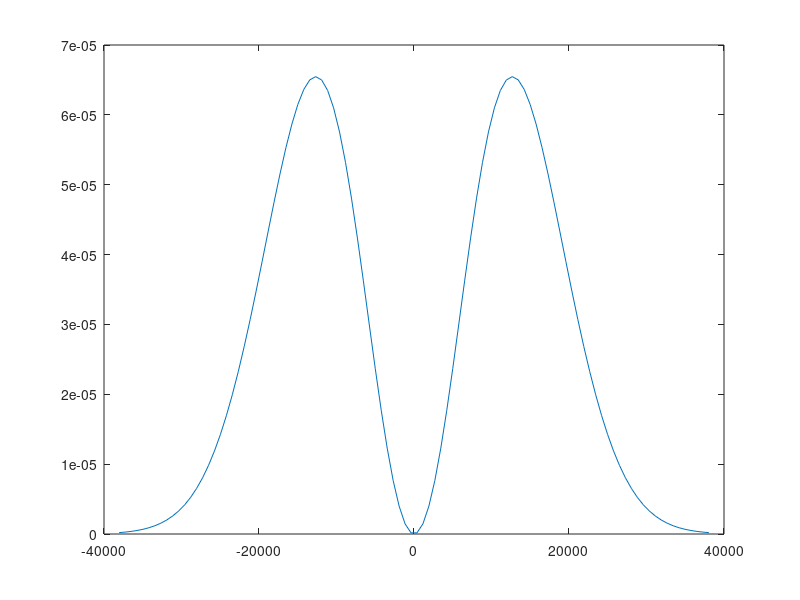

MATLAB code for this plot: (Note: this script raises an error after producing the figure.)
close all
clear all

nP=1e6;
z0=0.1;
z1=0.2;
x0 = -0.02;
x1= 0.02;
x = (x1-x0)*rand(1,nP)+x0;
z = (z1-z0)*rand(1,nP)+z0;
y = 0.0*ones(1,nP);
T=10;
m=12;

vTh = sqrt(2*T*1.602e-19/m/1.66e-27);
k = 1.38e-23*11604; 
B = m*1.66e-27/(2*T*k);
vgrid = linspace(-3*vTh,3*vTh);
fv1 = sqrt(B/pi)*exp(-B*vgrid.^2);
fv1CDF = cumsum(fv1);
fv1CDF = fv1CDF./fv1CDF(end);
fvb = (B/pi)^(3/2)*4*pi*vgrid.*vgrid.*exp(-B*vgrid.^2);
fvbCDF = cumsum(fvb);
fvbCDF = fvbCDF./fvbCDF(end);
figure(9)
plot(vgrid,fvb)
vx = interp1(fv1CDF,vgrid,rand(1,nP),'pchip',0);
vy = interp1(fv1CDF,vgrid,rand(1,nP),'pchip',0);
vz = interp1(fv1CDF,vgrid,rand(1,nP),'pchip',0);
hold on
histogram(vx)
% phi  = rand(1,nP)*pi;
% theta = rand(1,nP)*2*pi;
% vz = vbx.*cos(phi);
% vx = vbx.*sin(phi).*cos(theta);
% vy = vbx.*sin(phi).*sin(theta);

vtot = sqrt(vx.^2 + vy.^2 + vz.^2);
histogram(vtot)
figure(10)
plot(vgrid,fv1)
figure(11)
histogram(vx)
hold on
histogram(vy)
histogram(vz)
vTh = sqrt(2*T*1.602e-19/m/1.66e-27);
0.5*12*1.66e-27*vTh*vTh/1.602e-19

% phi  = rand(1,nP)*pi;
% theta = rand(1,nP)*2*pi;
% vz = vTh*cos(phi);
% vx = vTh*sin(phi).*cos(theta);
% vy = vTh*sin(phi).*sin(theta);



% vx = vTh*ones(1,nP);
% vy = zeros(1,nP);
% vz = zeros(1,nP);

scatter(x,z)

ncid = netcdf.create(['./particleSourceD10Gauss.nc'],'NC_WRITE')
 
dimP = netcdf.defDim(ncid,'nP',nP);

xVar = netcdf.defVar(ncid,'x','double',[dimP]);
yVar = netcdf.defVar(ncid,'y','double',[dimP]);
zVar = netcdf.defVar(ncid,'z','double',[dimP]);
ExVar = netcdf.defVar(ncid,'vx','double',[dimP]);
EyVar = netcdf.defVar(ncid,'vy','double',[dimP]);
EzVar = netcdf.defVar(ncid,'vz','double',[dimP]);

netcdf.endDef(ncid);
 
netcdf.putVar(ncid, xVar, x);
netcdf.putVar(ncid, yVar, y);
netcdf.putVar(ncid, zVar, z);
netcdf.putVar(ncid, ExVar, vx);
netcdf.putVar(ncid, EyVar, vy);
netcdf.putVar(ncid, EzVar, vz);

netcdf.close(ncid);